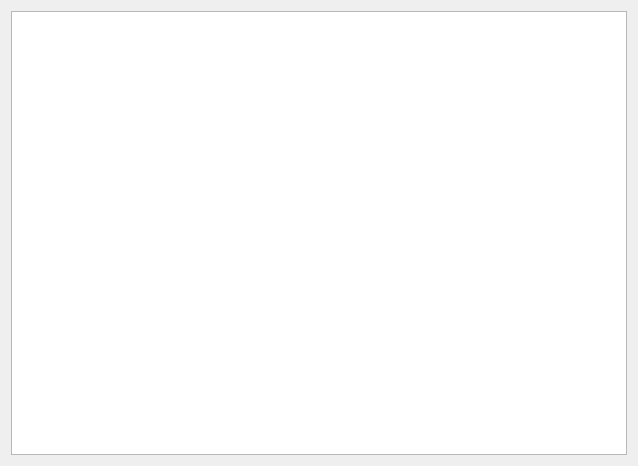
<?xml version="1.0" encoding="UTF-8"?>
<ui version="4.0">
 <class>Widget</class>
 <widget class="QWidget" name="Widget">
  <property name="geometry">
   <rect>
    <x>0</x>
    <y>0</y>
    <width>638</width>
    <height>466</height>
   </rect>
  </property>
  <property name="windowTitle">
   <string>Widget</string>
  </property>
  <layout class="QVBoxLayout" name="verticalLayout">
   <item>
    <widget class="QTableWidget" name="tableWidget"/>
   </item>
  </layout>
 </widget>
 <resources/>
 <connections/>
</ui>
